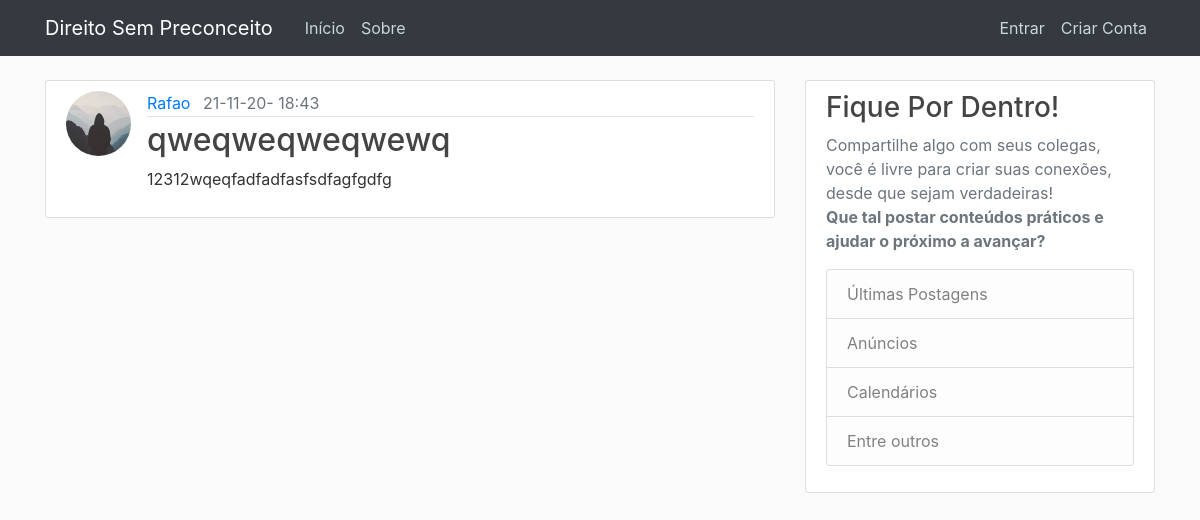
The page /post/18 on the database its author committed.
### application/models.py (models this page shows, shortened)
class User(db.Model, UserMixin):
    id = db.Column(db.Integer, primary_key=True)
    username = db.Column(db.String(20), unique=True, nullable=False)
    email = db.Column(db.String(120), unique=True, nullable=False)
    image_file = db.Column(db.String(20), nullable=False,
                           default='default.jpg')
    password = db.Column(db.String(60), nullable=False)
    posts = db.relationship('Post', backref='author', lazy=True)

class Post(db.Model):
    id = db.Column(db.Integer, primary_key=True)
    title = db.Column(db.String(100), nullable=False)
    date_posted = db.Column(db.DateTime, nullable=False,
                            default=datetime.now)
    content = db.Column(db.Text, nullable=False)
    user_id = db.Column(db.Integer, db.ForeignKey('user.id'), nullable=False)

### application/routes.py (the view)
@app.route("/post/<int:post_id>")
def post(post_id):
    post = Post.query.get_or_404(post_id)
    return render_template('post.html', title=post.title, post=post)

### application/templates/post.html (shortened to what this page needs)
{%extends "layout.html"%}
{%block content%}
  <article class="media content-section">
    <img class="rounded-circle article-img" src="{{ url_for('static', filename='profile_pics/' + post.author.image_file) }}">
    <div class="media-body">
      <div class="article-metadata">
        <a class="mr-2" href="#">{{ post.author.username }}</a>
        <deletesmall class="text-muted">{{ post.date_posted.strftime('%d-%m-%y- %H:%M') }}</small>
      </div>
      <h2 class="article-title">{{ post.title }}</h2>
      <p class="article-content">{{ post.content }}</p>
    </div>
  </article>
{%endblock%}

### application/static/main.css (style rules this page uses)
body { background: #fafafa; color: #333333; margin-top: 5rem; }
h1, h2, h3, h4, h5, h6 { color: #444444; }
.content-section { background: #ffffff; padding: 10px 20px; border: 1px solid #dddddd; border-radius: 3px; margin-bottom: 20px; }
.article-title { color: #444444; }
.article-content { white-space: pre-line; }
.article-img { height: 65px; width: 65px; margin-right: 16px; }
.article-metadata { padding-bottom: 1px; margin-bottom: 4px; border-bottom: 1px solid #e3e3e3 }

### rows shown on the page
User: image_file (placeholder picture), author.username "Rafao"
Post: date_posted "21-11-20- 18:43", title "qweqweqweqwewq", content "12312wqeqfadfadfasfsdfagfgdfg"
